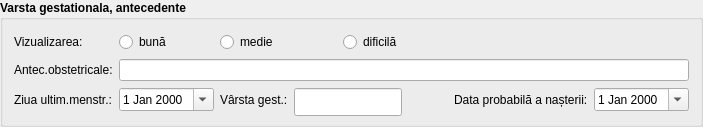
                <widget class="QGroupBox" name="groupBox_25">
                 <property name="sizePolicy">
                  <sizepolicy hsizetype="Expanding" vsizetype="Fixed">
                   <horstretch>0</horstretch>
                   <verstretch>0</verstretch>
                  </sizepolicy>
                 </property>
                 <property name="font">
                  <font>
                   <family>Segoe UI</family>
                   <bold>true</bold>
                  </font>
                 </property>
                 <property name="title">
                  <string>Varsta gestationala, antecedente</string>
                 </property>
                 <layout class="QGridLayout" name="gridLayout_41">
                  <item row="2" column="7">
                   <widget class="QLabel" name="label_161">
                    <property name="font">
                     <font>
                      <family>Segoe UI</family>
                      <bold>false</bold>
                     </font>
                    </property>
                    <property name="text">
                     <string>Data probabilă a nașterii:</string>
                    </property>
                   </widget>
                  </item>
                  <item row="2" column="1">
                   <widget class="QDateEdit" name="gestation1_LMP">
                    <property name="font">
                     <font>
                      <family>Segoe UI</family>
                      <bold>false</bold>
                     </font>
                    </property>
                    <property name="calendarPopup">
                     <bool>true</bool>
                    </property>
                   </widget>
                  </item>
                  <item row="2" column="6">
                   <spacer name="horizontalSpacer_20">
                    <property name="orientation">
                     <enum>Qt::Horizontal</enum>
                    </property>
                    <property name="sizeHint" stdset="0">
                     <size>
                      <width>40</width>
                      <height>20</height>
                     </size>
                    </property>
                   </spacer>
                  </item>
                  <item row="2" column="3" colspan="3">
                   <widget class="QLineEdit" name="gestation1_gestation">
                    <property name="sizePolicy">
                     <sizepolicy hsizetype="Expanding" vsizetype="Ignored">
                      <horstretch>0</horstretch>
                      <verstretch>0</verstretch>
                     </sizepolicy>
                    </property>
                    <property name="minimumSize">
                     <size>
                      <width>0</width>
                      <height>28</height>
                     </size>
                    </property>
                    <property name="maximumSize">
                     <size>
                      <width>16777215</width>
                      <height>16777215</height>
                     </size>
                    </property>
                    <property name="font">
                     <font>
                      <family>Segoe UI</family>
                      <bold>false</bold>
                     </font>
                    </property>
                   </widget>
                  </item>
                  <item row="1" column="0">
                   <widget class="QLabel" name="label_104">
                    <property name="font">
                     <font>
                      <family>Segoe UI</family>
                      <bold>false</bold>
                     </font>
                    </property>
                    <property name="text">
                     <string>Antec.obstetricale:</string>
                    </property>
                   </widget>
                  </item>
                  <item row="2" column="8" colspan="2">
                   <widget class="QDateEdit" name="gestation1_probableDateBirth">
                    <property name="font">
                     <font>
                      <family>Segoe UI</family>
                      <bold>false</bold>
                     </font>
                    </property>
                    <property name="calendarPopup">
                     <bool>true</bool>
                    </property>
                   </widget>
                  </item>
                  <item row="2" column="2">
                   <widget class="QLabel" name="label_105">
                    <property name="font">
                     <font>
                      <family>Segoe UI</family>
                      <bold>false</bold>
                     </font>
                    </property>
                    <property name="text">
                     <string>Vârsta gest.:</string>
                    </property>
                   </widget>
                  </item>
                  <item row="2" column="0">
                   <widget class="QLabel" name="label_174">
                    <property name="font">
                     <font>
                      <family>Segoe UI</family>
                      <bold>false</bold>
                     </font>
                    </property>
                    <property name="text">
                     <string>Ziua ultim.menstr.:</string>
                    </property>
                   </widget>
                  </item>
                  <item row="0" column="5">
                   <widget class="QRadioButton" name="gestation1_view_difficult">
                    <property name="font">
                     <font>
                      <family>Segoe UI</family>
                      <bold>false</bold>
                     </font>
                    </property>
                    <property name="text">
                     <string>dificilă</string>
                    </property>
                   </widget>
                  </item>
                  <item row="0" column="0">
                   <widget class="QLabel" name="label_103">
                    <property name="font">
                     <font>
                      <family>Segoe UI</family>
                      <bold>false</bold>
                     </font>
                    </property>
                    <property name="text">
                     <string>Vizualizarea:</string>
                    </property>
                   </widget>
                  </item>
                  <item row="0" column="1">
                   <widget class="QRadioButton" name="gestation1_view_good">
                    <property name="font">
                     <font>
                      <family>Segoe UI</family>
                      <bold>false</bold>
                     </font>
                    </property>
                    <property name="text">
                     <string>bună</string>
                    </property>
                   </widget>
                  </item>
                  <item row="0" column="2">
                   <widget class="QRadioButton" name="gestation1_view_medium">
                    <property name="font">
                     <font>
                      <family>Segoe UI</family>
                      <bold>false</bold>
                     </font>
                    </property>
                    <property name="text">
                     <string>medie</string>
                    </property>
                   </widget>
                  </item>
                  <item row="1" column="1" colspan="9">
                   <widget class="QLineEdit" name="gestation1_antecedent">
                    <property name="font">
                     <font>
                      <family>Segoe UI</family>
                      <bold>false</bold>
                     </font>
                    </property>
                   </widget>
                  </item>
                 </layout>
                </widget>
